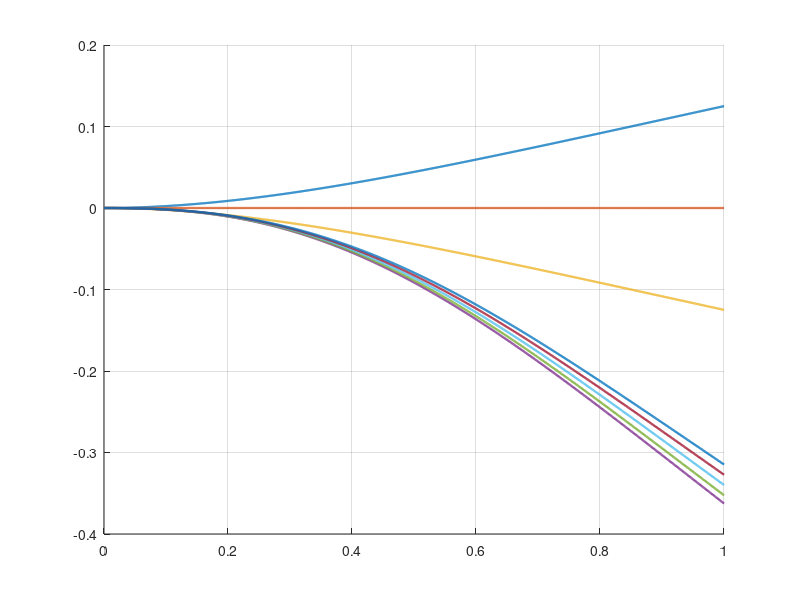

The MATLAB script that drew this image: (Note: this script raises an error after producing the figure.)
function plot_steady_beam_distributednew()
% Steady-state beam over a distributed obstacle: piecewise (no-contact/contact)
% Uses regime = check_contact_consistency_alpha2(alpha2,f,y_minus)
% and piecewise_u(...) to pick the correct closed form.

% ----- Parameters -----
alpha2  = 1;          
kappa   = 80;          
y_minus = -0.2;       
fvals   = [1.0, 0.0, -1.0, -1.6, -2.0, -2.5, -3.0, -3.5];

% ----- Grid -----
x = linspace(0,1,1000);

% ----- Figure -----
figure('Color','w'); hold on; grid on;

for k = 1:numel(fvals)
    f = fvals(k);

    % piecewise steady solution based on regime check
    u = piecewise_u(x, alpha2, kappa, f, y_minus);

    % regime label for legend
    regime = check_contact_consistency_alpha2(alpha2, f, y_minus);
    plot(x, u, 'LineWidth', 1.6, ...
        'DisplayName', sprintf('f = %.3g (%s)', f, strrep(regime,'_','-')));
end

% Obstacle line
yline(y_minus, '--k', 'LineWidth', 1.6, 'DisplayName','obstacle');

xlabel('$x$', 'Interpreter','latex'); 
ylabel('$\bar{u}(x)$', 'Interpreter','latex');
title(sprintf('Steady-State Beam over Distributed Obstacle ($\\kappa = %.3g$)', kappa), ...
      'Interpreter','latex');
legend('Location','best','Interpreter','latex'); 
box on; grid on;

end

% ==================== Helpers ====================

function regime = check_contact_consistency_alpha2(alpha2, f, y_minus)
% Decide regime using the α²-based threshold: threshold = f/(8 α²)
% If y_- is above the threshold (>=), the beam contacts; otherwise no-contact.
    threshold = f / (8*alpha2);
    if y_minus < threshold
        regime = 'no_contact';
    else
        regime = 'contact';
    end
end

function val = piecewise_u(x, alpha2, kappa, f, y_minus)
% Wrapper that switches between the two closed forms
    regime = check_contact_consistency_alpha2(alpha2, f, y_minus);
    switch regime
        case 'no_contact'
            val = u_no_contact(x, alpha2, f);
        otherwise % 'contact'
            val = u_contact(x, alpha2, kappa, f, y_minus);
    end
end

function u = u_no_contact(x, alpha2, f)
% No-contact steady solution: α² u'''' = f with clamp-free BC
% \bar{u}(x) = (f/(24 α²)) (x^2 - 4x + 6) x^2
    u = (f/(24*alpha2)) .* ((x.^2 - 4*x + 6) .* x.^2);
end

function u = u_contact(x, alpha2, kappa, f, y_minus)
% Contact steady solution via 4x4 system, solved with backslash
% α² u'''' - κ u = f - κ y_-, clamp-free BCs
    if alpha2 <= 0 || kappa <= 0
        error('alpha2 and kappa must be positive.');
    end

    lambda = (kappa/alpha2)^(1/4);
    d = y_minus - f/kappa;

    % shorthands at x=1
    ch = cosh(lambda); sh = sinh(lambda);
    c  = cos(lambda);  s  = sin(lambda);

    % System for [A;B;C;D]:
    % 1) A + C = -d
    % 2) B + D = 0
    % 3) ch*A + sh*B - c*C - s*D = 0
    % 4) sh*A + ch*B + s*C - c*D = 0
    M = [ 1   0    1    0;
          0   1    0    1;
          ch  sh  -c   -s;
          sh  ch   s   -c ];
    b = [-d; 0; 0; 0];

    X = M \ b;  A = X(1); B = X(2); C = X(3); D = X(4);

    % Evaluate u(x)
    u = d ...
      + A*cosh(lambda.*x) ...
      + B*sinh(lambda.*x) ...
      + C*cos (lambda.*x) ...
      + D*sin (lambda.*x);
end
